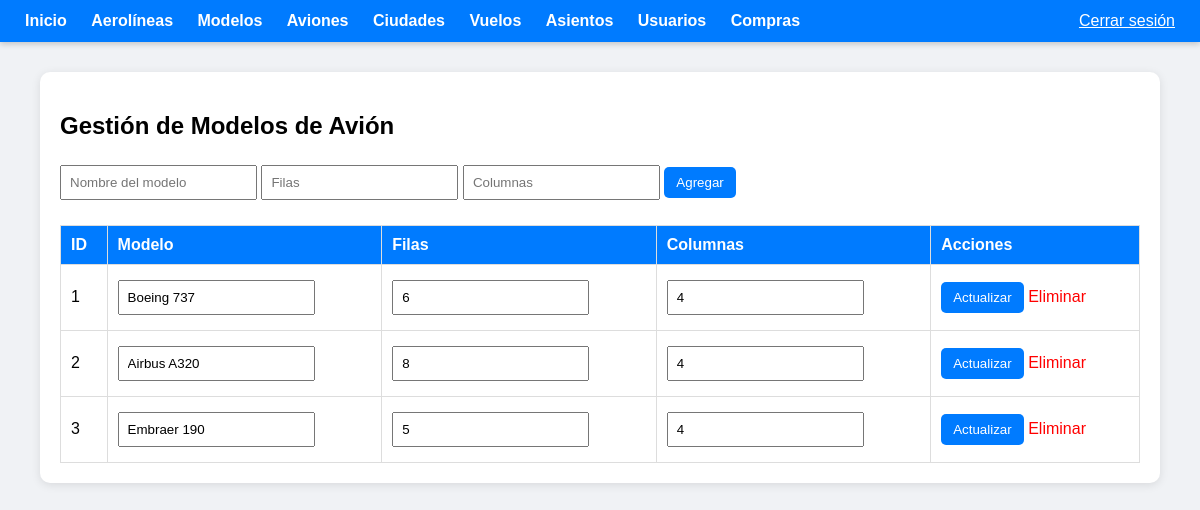
Screenshot of /vista/admin/modelos.php (signed in) with the database file from the repository.
### tables this page shows
CREATE TABLE `tb_modelo_avion` (
  `id_modelo_avion` int(11) NOT NULL,
  `nombre_modelo_avion` varchar(100) NOT NULL,
  `filas_modelo_avion` int(11) NOT NULL DEFAULT 6,
  `columnas_modelo_avion` int(11) NOT NULL DEFAULT 4
);

### vista/admin/modelos.php (the view, shortened to what this page needs)
<?php
include 'includes/header.php';
include 'includes/conexion_admin.php';
$result = $conexion->query("SELECT * FROM tb_modelo_avion ORDER BY id_modelo_avion ASC");
?>
<h2>Gestión de Modelos de Avión</h2>
<form method="POST">
    <input type="text" name="nombre" placeholder="Nombre del modelo" required>
    <input type="number" name="filas" placeholder="Filas" required>
    <input type="number" name="columnas" placeholder="Columnas" required>
    <input type="submit" name="agregar" value="Agregar">
</form>
<table>
<tr><th>ID</th><th>Modelo</th><th>Filas</th><th>Columnas</th><th>Acciones</th></tr>
<?php while ($row = $result->fetch_assoc()): ?>
<tr>
<form method="POST">
<td><?= $row['id_modelo_avion'] ?></td>
<td><input type="text" name="nombre" value="<?= htmlspecialchars($row['nombre_modelo_avion']) ?>"></td>
<td><input type="number" name="filas" value="<?= $row['filas_modelo_avion'] ?>"></td>
<td><input type="number" name="columnas" value="<?= $row['columnas_modelo_avion'] ?>"></td>
<td>
    <input type="submit" name="editar" value="Actualizar">
    <a class="delete" href="?eliminar=<?= $row['id_modelo_avion'] ?>" onclick="return confirm('¿Eliminar este modelo?')">Eliminar</a>
</td>
</form>
</tr>
<?php endwhile; ?>
</table>
<?php include 'includes/footer.php'; ?>

### vista/admin/includes/header.php (style rules this page uses)
body { font-family: Arial, sans-serif; background: #f0f2f5; margin: 0; }
table { width: 100%; border-collapse: collapse; margin-top: 20px; }
th, td { padding: 10px; border: 1px solid #ddd; text-align: left; }
th { background: #007bff; color: white; }
input, select { padding: 8px; margin: 5px 0; }
input[type=submit], button { background: #007bff; color: white; border: none; border-radius: 5px; padding: 8px 12px; cursor: pointer; }
a.delete { color: red; text-decoration: none; }

### rows the page displays
tb_modelo_avion: id_modelo_avion "1", nombre "Boeing 737", filas "6", columnas "4"
tb_modelo_avion: id_modelo_avion "2", nombre "Airbus A320", filas "8", columnas "4"
tb_modelo_avion: id_modelo_avion "3", nombre "Embraer 190", filas "5", columnas "4"
